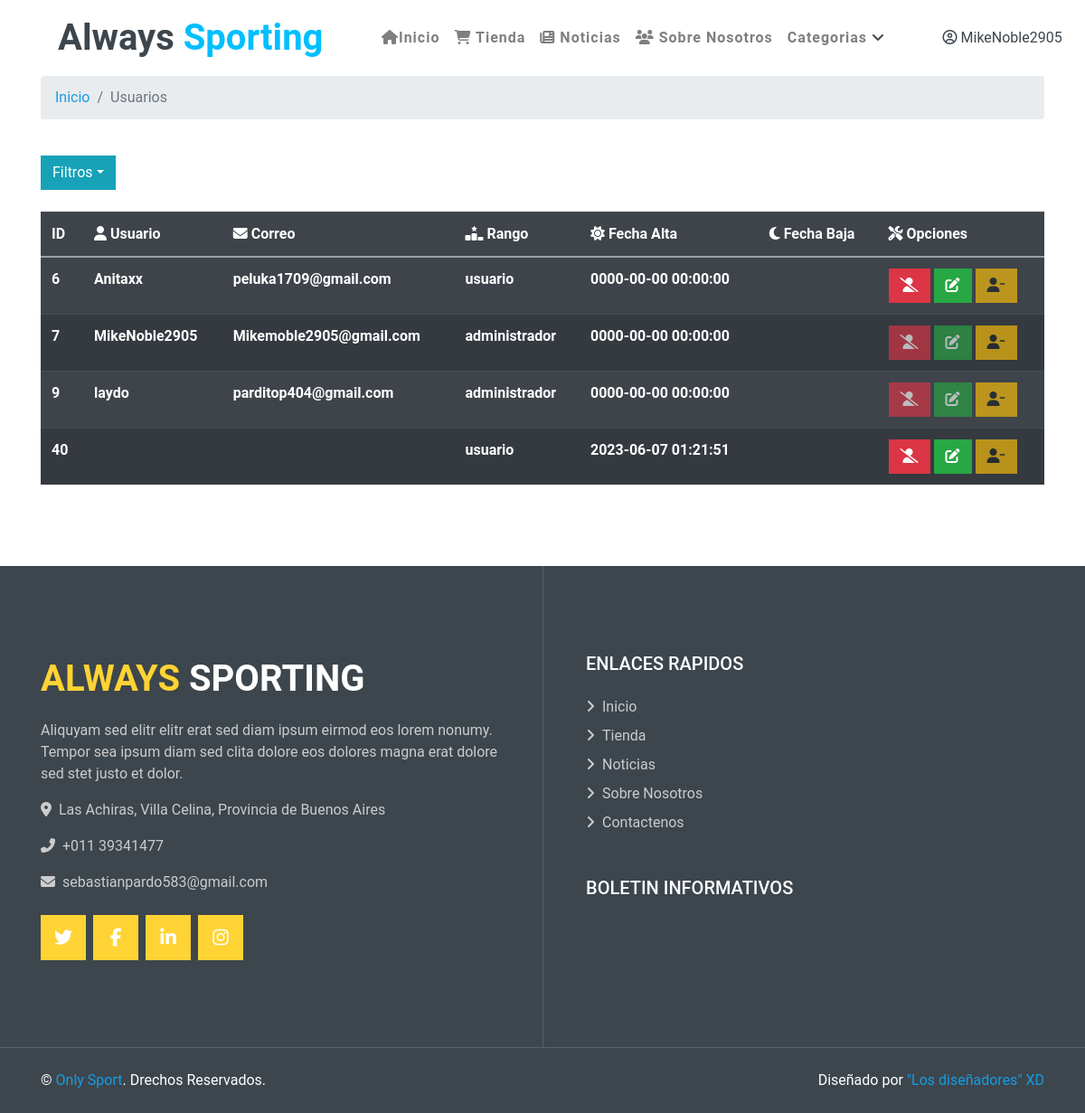
/lista_usu.php (signed in), run on an earlier commit of the app's database.
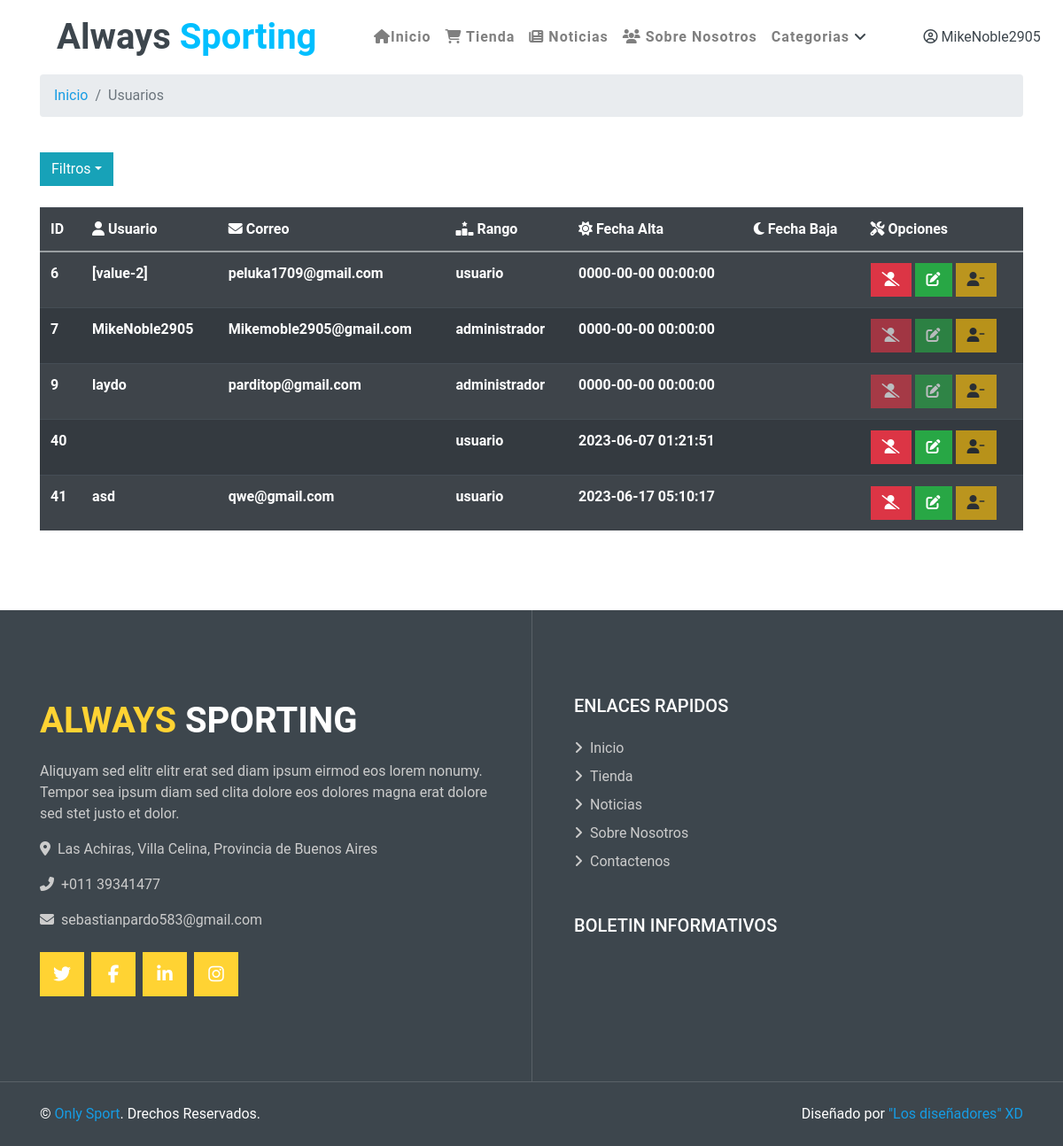
And on a later commit of the database.
### tables this page shows
CREATE TABLE `usuarios` (
  `id` int(11) UNSIGNED NOT NULL,
  `user_name` varchar(50) NOT NULL,
  `contra` varchar(100) NOT NULL,
  `email` varchar(50) NOT NULL,
  `rol` int(11) NOT NULL,
  `fecha_alta` datetime NOT NULL,
  `fecha_baja` datetime DEFAULT NULL,
  `descrip` varchar(500) NOT NULL DEFAULT 'Sin Descripcion',
  `foto` varchar(2000) NOT NULL
);

CREATE TABLE `roles` (
  `id_rol` int(11) UNSIGNED NOT NULL,
  `rol` varchar(50) NOT NULL
);

### lista_usu.php (called while the page is built, shortened)
<?php
require_once "includes/config.php";
$sql= "SELECT * FROM usuarios INNER JOIN roles ON usuarios.rol = roles.id_rol";
$res = mysqli_query($conn, $sql);
$list_usser = mysqli_fetch_all($res, MYSQLI_ASSOC);
require_once "views/layout.php";

### views/lista_usu.php (the view, shortened to what this page needs)
<link href="css/style.css" rel="stylesheet">
<div class="container">
    <nav aria-label="breadcrumb">
        <ol class="breadcrumb">
            <li class="breadcrumb-item"><a href="index.php" class="link-info" style="text-decoration: none;">Inicio</a></li>
            <li class="breadcrumb-item active" aria-current="page"><a class="link-dark" style="text-decoration: none;">Usuarios</a></li>
        </ol>
    </nav>
</div>
<br>
<div class="container">
    <button type="button" class="btn btn-info dropdown-toggle" data-toggle="dropdown" > Filtros<span class="caret"></span></button>&nbsp;&nbsp;
</div>
<br>
<div class="container">
    <table class="table table-dark table-striped">
        <tr>
            <th> ID </th>
            <th><i class="fa-solid fa-user"></i> Usuario </th>
            <th><i class="fa-solid fa-envelope"></i> Correo </th>
            <th><i class="fa-solid fa-ranking-star"></i> Rango </th>
            <th><i class="fa-solid fa-sun"></i> Fecha Alta </th>
            <th><i class="fa-solid fa-moon"></i> Fecha Baja </th>
            <th><i class="fa-solid fa-screwdriver-wrench" ></i> Opciones </th>
        </tr>
        <tbody>
            <?php foreach ($list_usser as $usser) {
                if ($_SESSION['usuario']['rol'] > 1) {
            ?>
                    <tr>
                        <th><?php echo $usser['id']; ?></th>
                        <th><?php echo $usser['user_name']; ?></th>
                        <th><?php echo $usser['email']; ?></th>
                        <th><?php echo $usser['rol']; ?></th>
                        <th><?php echo $usser['fecha_alta']; ?></th>
                        <th><?php echo $usser['fecha_baja']; ?></th>
                        <td>
                            <a class="btn btn-danger <?php echo $usser['rol'] == "administrador" ? 'disabled' : '' ?>" href="listas_opciones_usu.php?id=<?php echo $usser['id'] ?>" data-toggle="tooltip" data-placement="top" title="Eliminar"><i class="fa-solid fa-user-slash" ></i></a>
                            <a class="btn btn-success <?php echo $usser['rol'] == "moderador" ? 'disabled' : '' ?><?php echo $usser['rol'] == "administrador" ? 'disabled' : '' ?>" href="listas_opciones_usu.php?mod=<?php echo $usser['id'] ?>" data-toggle="tooltip" data-placement="top" title="Asender"><i class="fas fa-edit" ></i></a>
                            <a class="btn btn-warning <?php echo $usser['rol'] == "administrador" ? 'disabled' : '' ?><?php echo $usser['rol'] == "usuario" ? 'disabled' : '' ?>" href="listas_opciones_usu.php?id_reset=<?php echo $usser['id'] ?>" data-toggle="tooltip" data-placement="top" title="Desender"><i class="fa-solid fa-user-minus"></i></a>
                        </td>
                <?php }
            } ?>
                    </tr>
        </tbody>
    </table>
</div>

What changed in the data, as far as the page shows it:
changed usuarios "peluka1709@gmail.com": user_name "Anitaxx" → "[value-2]"
changed usuarios "laydo": email "parditop404@gmail.com" → "parditop@gmail.com"
added usuarios: id "41", user_name "asd", email "qwe@gmail.com", roles.rol "usuario", fecha_alta "2023-06-17 05:10:17"
